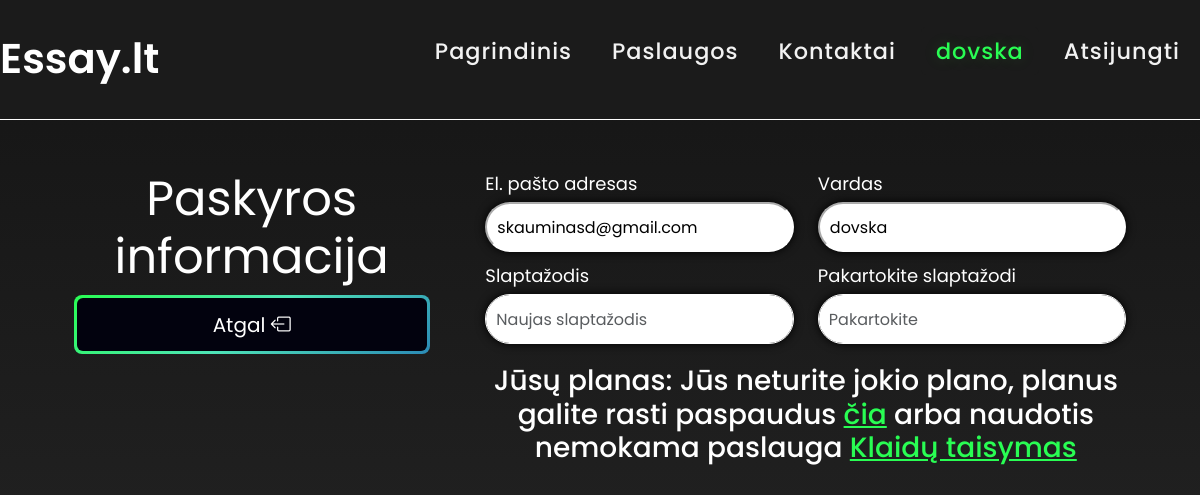
The app's page /paskyra/ (signed in), older data.
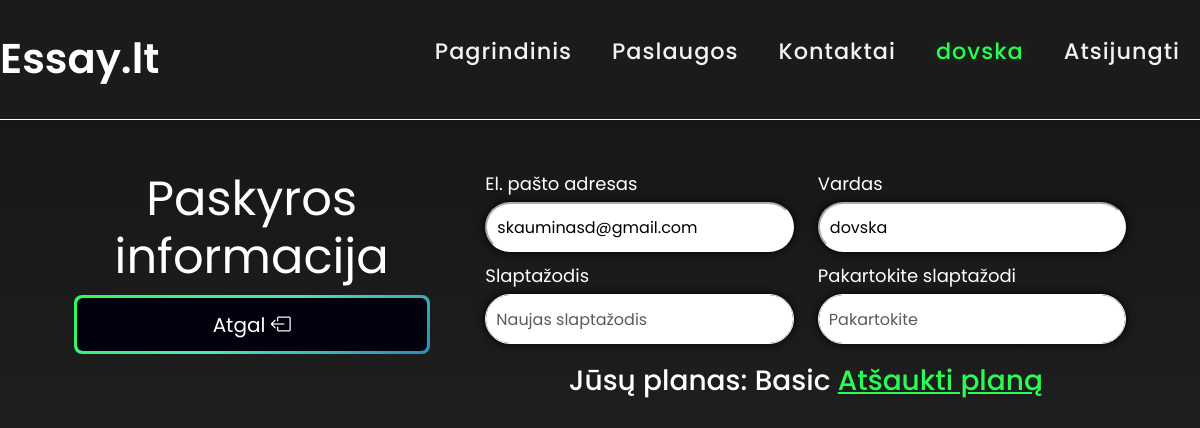
The same page, newer data.
### myapp/models.py (models this page shows, shortened)
class Subscription(models.Model):
    user_membership = models.ForeignKey(UserMembership, related_name='subscription', on_delete=models.CASCADE)
    expires_in = models.DateField(null=True, blank=True)
    active = models.BooleanField(default=True)

class UserMembership(models.Model):
    user = models.OneToOneField(User, related_name='user_membership', on_delete=models.CASCADE)
    membership = models.ForeignKey(Membership, related_name='user_membership', on_delete=models.SET_NULL, null=True)
    customer_id = models.CharField(max_length=30, default='')

class Membership(models.Model):
    MEMBERSHIP_CHOICES = (
        ('Ultra', 'Ultra'),
        ('Premium', 'Premium'),
        ('Basic', 'Basic'),
        ('Free', 'Free')
    )
    PERIOD_DURATION = (
        ('Days', 'Days'),
        ('Week', 'Week'),
        ('Months', 'Months'),
    )
    slug = models.SlugField(default=None)
    membership_type = models.CharField(choices=MEMBERSHIP_CHOICES, default='Free', max_length=30)
    duration = models.PositiveIntegerField(default=7)
    duration_period = models.CharField(max_length=100, default='Day', choices=PERIOD_DURATION)
    stripe_product_id = models.CharField(max_length=30, default='')
    def __str__(self):
        return self.membership_type

### myapp/views.py (the view)
# urls.py: path('paskyra/', views.paskyra, name='paskyra'),
def paskyra(request):
    if request.user.is_authenticated:
        try:
            user_membership = UserMembership.objects.get(user=request.user)
            subscriptions = Subscription.objects.get(user_membership=user_membership)
            return render(request, "paskyra.html", {"sub": subscriptions})
        except UserMembership.DoesNotExist:
            subscriptions = "Neturite jokio plano"
            return render(request, "paskyra.html", {'sub': "Neturite jokio plano"})
    else:
        return loginas(request)

### myapp/templates/paskyra.html (shortened to what this page needs)
{% extends "header.html" %}
{% block content %}
<!DOCTYPE html>
<html lang="en">
<head>
    <link href="https://cdn.lineicons.com/3.0/lineicons.css" rel="stylesheet">
    <link rel="stylesheet" href="https://cdn.jsdelivr.net/npm/bootstrap-icons@1.10.3/font/bootstrap-icons.css">
    {% load static %}
    <link rel="stylesheet" href="{% static 'css/paskyra.css' %}">
    {% load bootstrap5 %}
    {% bootstrap_css %}
</head>
<body>
<div class="container-fluid konteineris">
    <div class="container-border">
        <div class="container">
            <div class="row row-cols-1 row-cols-sm-2 row-cols-md-2 row-cols-lg-2 justify-content-evenly">
                <div class="col-12 col-sm-12 col-md-12 col-lg-4 kaires-konteineris">
                    <div class="row">
                        <div class="form-div col-12">
                            <div class="form-container">
                                <ul class="nav flex-column navbaras">
                                    <li class="display-5">
                                        Paskyros informacija
                                    </li>
                                </ul>
                            </div>
                        </div>
                        <div class="form-container-button1 col-12">
                            <a href="{% url 'index' %}">
                                <button class="btn btn-lg w-100">
                                        <span>
                                            Atgal
                                            <i class="bi bi-box-arrow-left"></i>
                                        </span>
                                </button>
                            </a>
                        </div>
                    </div>
                </div>
                <div class="col-12 col-sm-12 col-md-12 col-lg-7 desines-konteineris">
                    <div class="row">
                        <div class="col-12 col-md-6 form-div">
                            <div class="form-container">
                                <label for="email">El. pašto adresas</label>
                                <input class="w-100" type="email" id="email"
                                       value="{{ user.email }}" readonly>
                            </div>
                        </div>
                        <div class="col-12 col-md-6 form-div">
                            <div class="form-container">
                                <label for="uname">Vardas</label>
                                <input class="w-100" type="text" id="uname"
                                       value="{{ user.username }}" readonly>
                            </div>
                        </div>
                        <div class="col-12 col-md-6 form-div">
                            <div class="form-container">
                                <label for="pass">Slaptažodis</label>
                                <input type="password" name="new_password1" autocomplete="new-password" required
                        id="id_new_password1" aria-autocomplete="list" placeholder="Naujas slaptažodis" class="form-control">
                            </div>
                        </div>
                        <div class="col-12 col-md-6 form-div">
                            <div class="form-container">
                                <label for="pass">Pakartokite slaptažodi</label>
                                <input type="password" name="new_password2" autocomplete="new-password" required id="id_new_password2" placeholder="Pakartokite" class="form-control">
                            </div>
                        </div>
                        <div class="col-12 form-div">
                            <div class="form-container">
                                <h3 class="w-100">
                                    Jūsų planas:
                                    {% if sub.user_membership.membership %}
                                    {{ sub.user_membership.membership }}
                                    <a href="{% url 'cancelsub' %}"> Atšaukti planą</a>
                                    {% else %}
                                    Jūs neturite jokio plano, planus galite rasti paspaudus <a
                                        href="{% url 'planai' %}">čia</a> arba naudotis nemokama paslauga <a href="{% url 'klaidos' %}">Klaidų taisymas</a>
                                    {% endif %}
                                </h3>
                            </div>
                        </div>
                    </div>
                </div>
            </div>
        </div>
    </div>
</div>
</body>
</html>
{% endblock %}

### myapp/templates/header.html (shortened to what this page needs)
{% url 'index' as index %}
{% url 'services' as services %}
{% url 'login' as login %}
{% url 'register' as register %}
{% url 'contacts' as contacts %}
{% url 'paskyra' as paskyra %}
<!DOCTYPE html>
<html lang="en" dir="ltr">
<head>
    {% load static %}
    <link rel="stylesheet" href="{% static 'css/header.css' %}">
    <link rel="stylesheet" href="https://cdnjs.cloudflare.com/ajax/libs/font-awesome/5.15.3/css/all.min.css"/>
    {% load bootstrap5 %}
    {% bootstrap_css %}
</head>
<body>
<nav class="navbar sticky-top">
    <div class="logo">
        <a href="{% url 'index' %}">Essay.lt</a>
    </div>
        <ul class="">
            <li><a class="{% if request.path == index %} active {% endif %}" href="{% url 'index' %}">Pagrindinis</a></li>
            <li><a class="{% if request.path == services %} active {% endif %}" href="{% url 'services' %}">Paslaugos</a>
            </li>
            <li><a class="{% if request.path == contacts %} active {% endif %}" href="{% url 'contacts' %}">Kontaktai</a>
            </li>
            {% if user.is_authenticated %}
            <li><a class="{% if request.path == paskyra %} active {% endif %}" href="{% url 'paskyra' %}">{{ user.get_username }}</a></li>
            <li><a href="{% url 'logout' %}">Atsijungti</a></li>
            {% else %}
            <li><a class="{% if request.path == login or request.path == register %} active {% endif %}"
                   href="{% url 'login' %}">Prisijungti</a></li>
            {% endif %}
        </ul>
</nav>
</body>
</html>
{% block content %}
{% endblock %}

### myapp/static/css/header.css (style rules this page uses)
* { margin: 0; padding: 0; box-sizing: border-box; font-family: 'Poppins', sans-serif; }
nav { display: flex; height: 120px; width: 100%; background: #1b1b1b; align-items: center; justify-content: space-between; padding: 0 50px 0 100px; flex-wrap: wrap; border-bottom: 1px solid white; }
nav .logo a, nav .logo a:visited { text-decoration: none; color: #ffffff; font-size: 2.6rem; font-weight: 600; }
nav ul { display: flex; flex-wrap: wrap; list-style: none; }
nav ul li { margin: 0 5px; }
nav ul li a { color: #f2f2f2; text-decoration: none; font-size: 1.4rem; font-weight: 500; padding: 8px 15px; border-radius: 5px; letter-spacing: 1px; transition: all 0.3s ease; }
nav ul li a.active, nav ul li a:hover { color: #29fd53; background: #1b1b1b; text-shadow: rgba(71, 209, 59, 0.2) 0 0 15px;; }
@media (max-width: 1200px) { nav { padding: 0 40px 0 50px; } }

### myapp/static/css/paskyra.css (style rules this page uses)
body { background: linear-gradient(rgb(20, 20, 20), rgb(39, 39, 39)); height: 100vh; font-family: poppins; width: 100%; }
.konteineris { position: relative; top: 50px; }
.kaires-konteineris { justify-content: center; align-items: center; margin: 0; display: inline-block; }
.desines-konteineris { justify-content: center; align-items: center; margin: 0; display: block; }
.navbaras { background-color: transparent; }
.navbaras li { background-color: transparent; color: white; text-align: center; font-weight: 400 }
.form-div { margin-bottom: 10px; }
.form-container { display: block; align-items: center; justify-content: center; margin: 0 auto; }
.form-container input { width: 100%; border-radius: 50px; box-shadow: 0 0 10px black; height: 50px; cursor: pointer; padding-left: 10px; border-color: white; }
.form-container label { text-align:left; color: white; font-size: 18px; margin-bottom: 5px; }
.form-container h3 { margin: 10px 0px; color: white; text-align: center; }
.form-container h3 a { color:#29fd53 }
.form-container-button1 a { text-decoration: none; }
.form-container-button1 button { align-items: center; background-image: linear-gradient(144deg, #29fd53 , #4ee4b7 50%, #2b8ab6); border: 0; border-radius: 8px; box-sizing: border-box; color: #FFFFFF; display: flex; font-family: Phantomsans, sans-serif; font-size: 20px; justify-content: center; line-height: 1em; max-width: 100%; min-width: 140px; padding: 3px; text-decoration: none; user-select: none; -webkit-user-select: none; touch-action: manipulation; white-space: nowrap; cursor: pointer; }
.form-container-button1 span { background-color: rgb(2, 2, 14); padding: 16px 24px; border-radius: 6px; width: 100%; height: 100%; transition: 300ms; }
.form-container-button1 { margin-bottom: 50px; }

Row changes from the older to the newer data that the page shows:
added Subscription: user_membership.membership "Basic"
Text that changed along with them:
text no longer shown: "Jūs neturite jokio plano, planus galite rasti paspaudus čia arba naudotis nemokama paslauga Klaidų taisymas"
text now shown: "Atšaukti planą"
